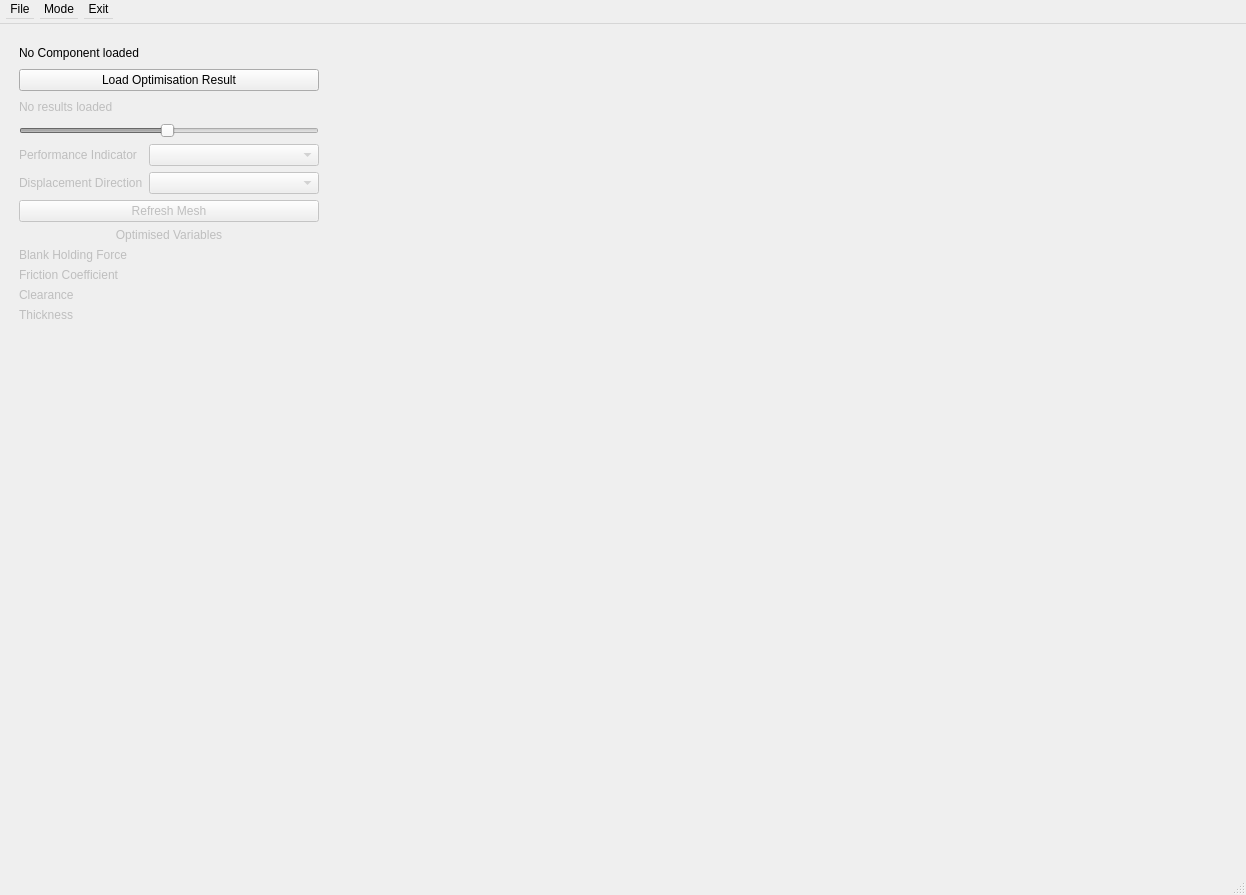
<?xml version="1.0" encoding="UTF-8"?>
<ui version="4.0">
 <class>main_window</class>
 <widget class="QMainWindow" name="main_window">
  <property name="geometry">
   <rect>
    <x>0</x>
    <y>0</y>
    <width>1246</width>
    <height>895</height>
   </rect>
  </property>
  <property name="windowTitle">
   <string>Optimisation Results</string>
  </property>
  <widget class="QWidget" name="central_widget">
   <property name="enabled">
    <bool>true</bool>
   </property>
   <property name="maximumSize">
    <size>
     <width>16777215</width>
     <height>16777215</height>
    </size>
   </property>
   <layout class="QGridLayout" name="gridLayout_2">
    <item row="0" column="0">
     <layout class="QGridLayout" name="grid_layout">
      <property name="sizeConstraint">
       <enum>QLayout::SetDefaultConstraint</enum>
      </property>
      <property name="leftMargin">
       <number>10</number>
      </property>
      <property name="topMargin">
       <number>10</number>
      </property>
      <property name="rightMargin">
       <number>10</number>
      </property>
      <property name="bottomMargin">
       <number>10</number>
      </property>
      <item row="3" column="0">
       <widget class="QSlider" name="num_design_slider">
        <property name="enabled">
         <bool>false</bool>
        </property>
        <property name="maximumSize">
         <size>
          <width>300</width>
          <height>16777215</height>
         </size>
        </property>
        <property name="minimum">
         <number>1</number>
        </property>
        <property name="maximum">
         <number>100</number>
        </property>
        <property name="value">
         <number>50</number>
        </property>
        <property name="orientation">
         <enum>Qt::Horizontal</enum>
        </property>
       </widget>
      </item>
      <item row="1" column="0">
       <widget class="QPushButton" name="load_results_button">
        <property name="enabled">
         <bool>true</bool>
        </property>
        <property name="text">
         <string>Load Optimisation Result</string>
        </property>
       </widget>
      </item>
      <item row="0" column="3" rowspan="7">
       <widget class="GraphicsLayoutWidget" name="GraphicsLayoutWidget" native="true">
        <property name="maximumSize">
         <size>
          <width>120</width>
          <height>16777215</height>
         </size>
        </property>
       </widget>
      </item>
      <item row="0" column="2" rowspan="7">
       <widget class="GLViewWidget" name="main_view" native="true">
        <property name="enabled">
         <bool>true</bool>
        </property>
        <property name="minimumSize">
         <size>
          <width>300</width>
          <height>0</height>
         </size>
        </property>
       </widget>
      </item>
      <item row="0" column="0">
       <widget class="QLabel" name="component_label">
        <property name="maximumSize">
         <size>
          <width>16777215</width>
          <height>20</height>
         </size>
        </property>
        <property name="text">
         <string>No Component loaded</string>
        </property>
       </widget>
      </item>
      <item row="2" column="0">
       <widget class="QLabel" name="num_design_label">
        <property name="enabled">
         <bool>false</bool>
        </property>
        <property name="maximumSize">
         <size>
          <width>16777215</width>
          <height>20</height>
         </size>
        </property>
        <property name="text">
         <string>No results loaded</string>
        </property>
       </widget>
      </item>
      <item row="4" column="0">
       <layout class="QFormLayout" name="formLayout">
        <property name="sizeConstraint">
         <enum>QLayout::SetMinimumSize</enum>
        </property>
        <property name="fieldGrowthPolicy">
         <enum>QFormLayout::AllNonFixedFieldsGrow</enum>
        </property>
        <item row="0" column="0">
         <widget class="QLabel" name="indicator_label">
          <property name="enabled">
           <bool>false</bool>
          </property>
          <property name="text">
           <string>Performance Indicator</string>
          </property>
         </widget>
        </item>
        <item row="0" column="1">
         <widget class="QComboBox" name="indicator_dropdown">
          <property name="enabled">
           <bool>false</bool>
          </property>
         </widget>
        </item>
        <item row="1" column="0">
         <widget class="QLabel" name="direction_label">
          <property name="enabled">
           <bool>false</bool>
          </property>
          <property name="text">
           <string>Displacement Direction</string>
          </property>
         </widget>
        </item>
        <item row="1" column="1">
         <widget class="QComboBox" name="direction_dropdown">
          <property name="enabled">
           <bool>false</bool>
          </property>
         </widget>
        </item>
        <item row="2" column="0" colspan="2">
         <widget class="QPushButton" name="refresh_button">
          <property name="enabled">
           <bool>false</bool>
          </property>
          <property name="text">
           <string>Refresh Mesh</string>
          </property>
         </widget>
        </item>
        <item row="3" column="0" colspan="2">
         <widget class="QLabel" name="variables_label">
          <property name="enabled">
           <bool>false</bool>
          </property>
          <property name="text">
           <string>Optimised Variables</string>
          </property>
          <property name="alignment">
           <set>Qt::AlignCenter</set>
          </property>
         </widget>
        </item>
        <item row="4" column="0">
         <widget class="QLabel" name="label">
          <property name="enabled">
           <bool>false</bool>
          </property>
          <property name="text">
           <string>Blank Holding Force</string>
          </property>
         </widget>
        </item>
        <item row="5" column="0">
         <widget class="QLabel" name="label_3">
          <property name="enabled">
           <bool>false</bool>
          </property>
          <property name="text">
           <string>Friction Coefficient</string>
          </property>
         </widget>
        </item>
        <item row="7" column="0">
         <widget class="QLabel" name="label_4">
          <property name="enabled">
           <bool>false</bool>
          </property>
          <property name="text">
           <string>Thickness</string>
          </property>
         </widget>
        </item>
        <item row="6" column="0">
         <widget class="QLabel" name="label_2">
          <property name="enabled">
           <bool>false</bool>
          </property>
          <property name="text">
           <string>Clearance</string>
          </property>
         </widget>
        </item>
        <item row="4" column="1">
         <widget class="QLabel" name="bhf_value">
          <property name="text">
           <string/>
          </property>
         </widget>
        </item>
        <item row="5" column="1">
         <widget class="QLabel" name="friction_value">
          <property name="text">
           <string/>
          </property>
         </widget>
        </item>
        <item row="6" column="1">
         <widget class="QLabel" name="clearance_value">
          <property name="text">
           <string/>
          </property>
         </widget>
        </item>
        <item row="7" column="1">
         <widget class="QLabel" name="thickness_value">
          <property name="text">
           <string/>
          </property>
         </widget>
        </item>
       </layout>
      </item>
     </layout>
    </item>
   </layout>
  </widget>
  <widget class="QStatusBar" name="statusbar"/>
  <widget class="QMenuBar" name="menubar">
   <property name="geometry">
    <rect>
     <x>0</x>
     <y>0</y>
     <width>16777214</width>
     <height>24</height>
    </rect>
   </property>
   <property name="minimumSize">
    <size>
     <width>16777214</width>
     <height>24</height>
    </size>
   </property>
   <property name="defaultUp">
    <bool>false</bool>
   </property>
   <property name="nativeMenuBar">
    <bool>false</bool>
   </property>
   <widget class="QMenu" name="menuFile">
    <property name="title">
     <string>File</string>
    </property>
    <addaction name="actionImport_New_Mesh"/>
   </widget>
   <widget class="QMenu" name="menuMode">
    <property name="title">
     <string>Mode</string>
    </property>
    <addaction name="action_prediction"/>
    <addaction name="separator"/>
    <addaction name="action_newoptimisation"/>
    <addaction name="separator"/>
    <addaction name="action_sensitivity"/>
    <addaction name="separator"/>
    <addaction name="action_developer"/>
   </widget>
   <widget class="QMenu" name="menuExit">
    <property name="title">
     <string>Exit</string>
    </property>
    <addaction name="actionExit"/>
   </widget>
   <addaction name="menuFile"/>
   <addaction name="menuMode"/>
   <addaction name="menuExit"/>
  </widget>
  <action name="actionImport_New_Mesh">
   <property name="text">
    <string>Import New Mesh</string>
   </property>
  </action>
  <action name="action_prediction">
   <property name="text">
    <string>Prediction</string>
   </property>
  </action>
  <action name="action_sensitivity">
   <property name="text">
    <string>Sensitiity Analysis</string>
   </property>
  </action>
  <action name="action_developer">
   <property name="text">
    <string>Developer</string>
   </property>
  </action>
  <action name="actionExit">
   <property name="text">
    <string>Exit</string>
   </property>
  </action>
  <action name="action_newoptimisation">
   <property name="text">
    <string>New Optimisation</string>
   </property>
  </action>
 </widget>
 <customwidgets>
  <customwidget>
   <class>GLViewWidget</class>
   <extends>QWidget</extends>
   <header>pyqtgraph.opengl</header>
   <container>1</container>
  </customwidget>
  <customwidget>
   <class>GraphicsLayoutWidget</class>
   <extends>QWidget</extends>
   <header>pyqtgraph</header>
   <container>1</container>
  </customwidget>
 </customwidgets>
 <resources/>
 <connections/>
</ui>
